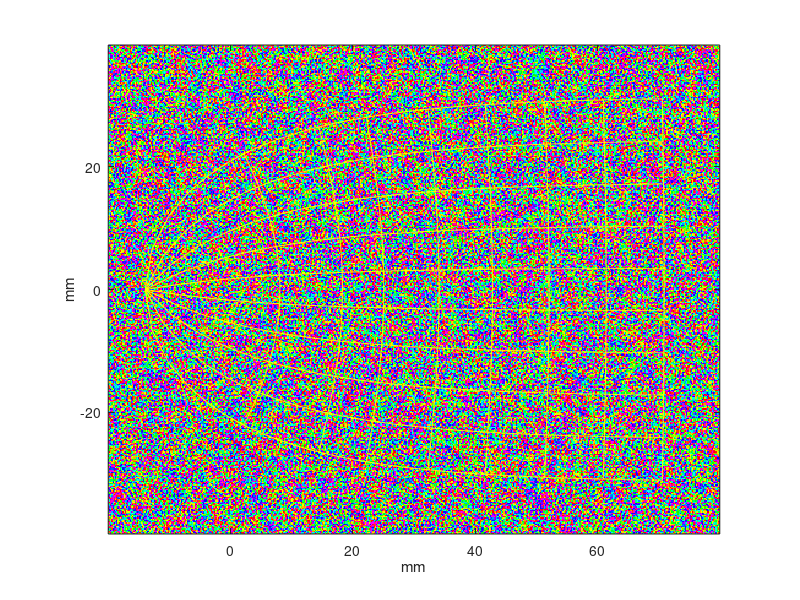
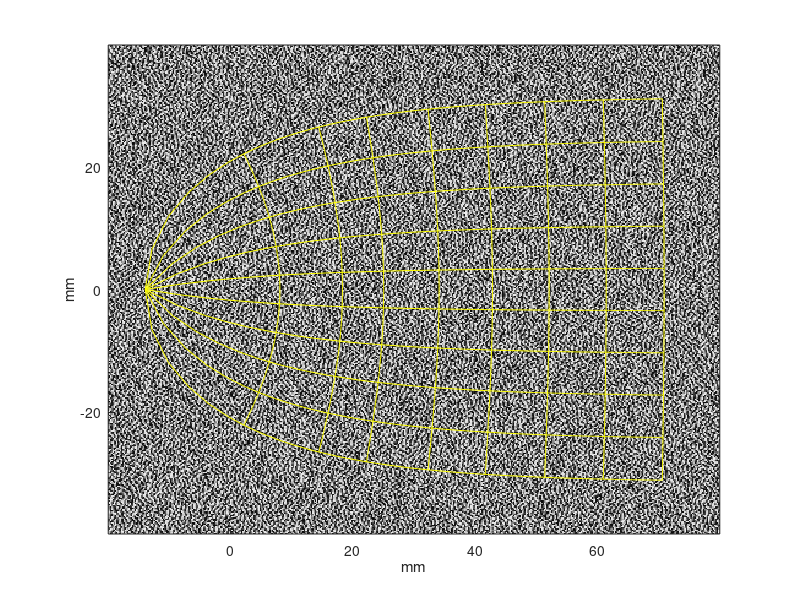
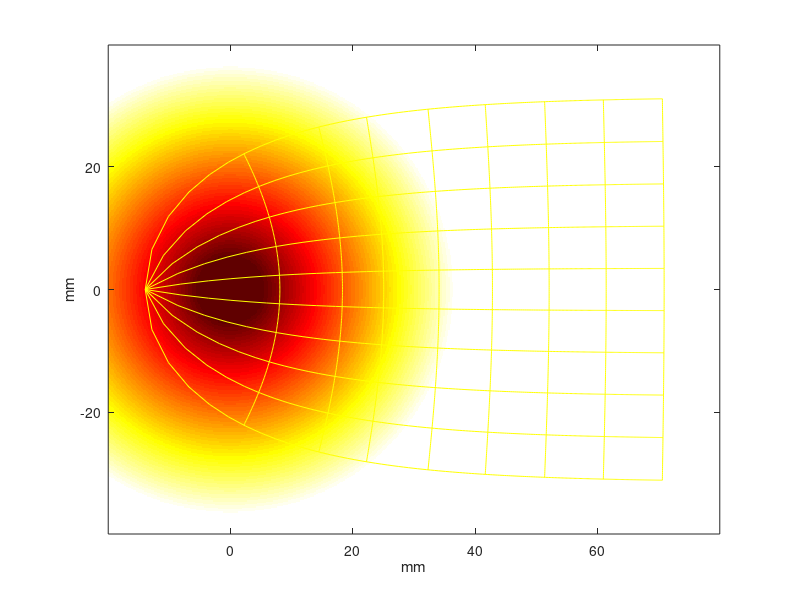
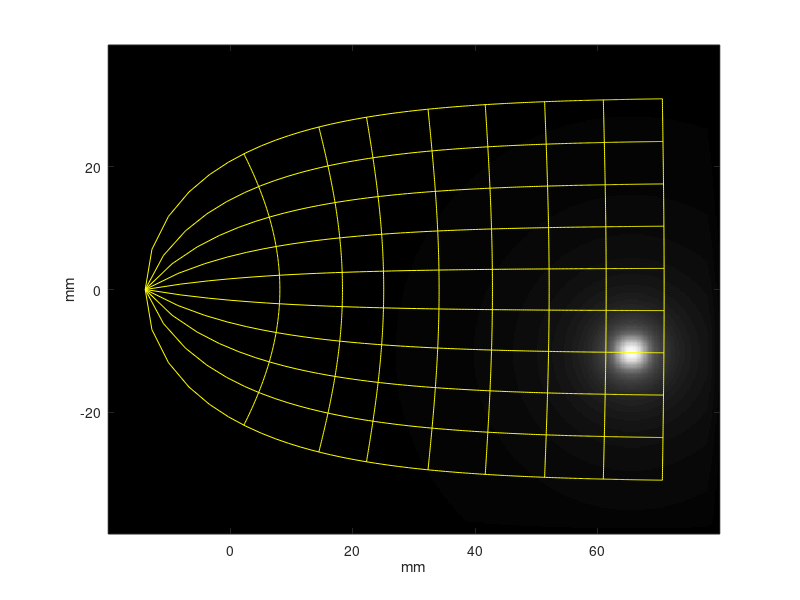

The MATLAB source for these figures, in order:
function [c,trl] = p2p_main()
c = define_cortex();
v = define_visualmap();
c = generate_corticalmap(c, v);

c = define_electrodes(c, v);
c = c2v(c);
c = find_rf_in_c(c);
c = gridv2c(c,v); % move visual grid to cortex

plotcortgrid(64 * (c.ORmap+pi)/(pi*2), c, 'Orientation pinwheels', hsv(64), 1, 'subplot(1, 1, 1)');
plotcortgrid(64 * c.ODmap, c, 'Ocular dominance columns', gray(64), 2, 'subplot(1, 1, 1)');
plotcortgrid(64*c.rf.size/6, c, 'Receptive field size', hot(64), 3, 'subplot(1, 1, 1)');

c = generate_ef(c);
plotcortgrid(c.e.ef * 64, c, 'electric field', gray(64), 4, 'subplot(1,1,1)');

tp = define_temporalparameters();
trls = define_trials(tp);

v = generate_rfmap(c, v);
v = generate_phosphene(c, v, tp, trls);

plotretgrid(v.e.phos_noRF*64, c,v, 'phosphene no RF', gray(64), 10, 'subplot(1,3,1)');
plotretgrid(v.e.phos(:, :, 1)*64, c, v,'phosphene', gray(64), 10, 'subplot(1,3,2)');
plotretgrid(v.e.phos(:, :, 2)*64, c, v, 'phosphene', gray(64), 10, 'subplot(1,3,3)');

end
        
% definitions
function v = define_visualmap()
v.e.pos = [26, 30]; % position of the electode in visual co-ordinates
v.retinaSize = [70,70]; %  [height, width diameter in degrees]
v.retinaCenter = [0,0];
v.pixperdeg = 10;
v.x = linspace(.5/v.pixperdeg,v.retinaSize(2)-.5/v.pixperdeg,v.retinaSize(2)*v.pixperdeg)+v.retinaCenter(1) - v.retinaSize(2)/2; 
v.y = linspace(.5/v.pixperdeg,v.retinaSize(1)-.5/v.pixperdeg,v.retinaSize(1)*v.pixperdeg)+v.retinaCenter(2) - v.retinaSize(1)/2;
[v.X,v.Y] = meshgrid(v.x, v.y);

%Make the grid in retinal coordinates
v.angList = -90:20:90;
v.radList = [1 2 3 5 8 13 21 34];
v.n = 201;
v.zAng = linspace(0,max(v.radList),v.n)'*exp(sqrt(-1)*v.angList*pi/180);
v.zRad = v.radList'*exp(sqrt(-1)*linspace(-90,90,v.n)*pi/180);
end
function c = define_cortex()
% cortical magnification, typical log z transformation parameters (Based on Duncan and Boynton)
c.k = 20; %scale
c.a = 0.5; %fovea expansion

% receptive field parameters
c.ar = .1;  % aspect ratio of V1 RFs
c.sig = .5; % Adams 2007 Complete pattern of ocular dominance columns in human primary visual cortex. sig determines the distribution of OD values. Default is 5.  The larger sig, the more the distribution tends toward 0 and 1.
c.ODsize = 0.863; % Adams 2007 Complete pattern of ocular dominance columns in human primary visual cortex, average width of a column in mm
c.thr = 0.014; % the level of cortical response that is considered above perceptual threshold
c.filtSz = 3; % 3mm creates the initial OD and orientation maps

% define the size and resolution of cortical and visual space parameters
c.gridColor = [1,1,0];
c.cortexSize = [80,100];  % %[height, width] Size of cortical maps (mm)
c.cortexCenter = [30,0]; % center of electrode array (mm on cortex)
c.pixpermm = 5; % choose the resolution to sample in mm.
end
function c = define_electrodes(c,v)
% either needs an electrode position in cortical co-ordinates
% or needs to take in the position of the electrode in visual co-ordinates
c.e.size = 1150/1000;
c.e.hemi = 'rh'; 
if ~isfield(c.e, 'pos')
    c.e.pos = vpos2cpos(v.e.pos, c);
end
% current spread parameters, based on Ahuja
c.e.afac=1.69; % parameters for current spread
c.e.ct=14;
end

% generate functions
function c = generate_corticalmap(c, v)
% define cortex meshgrid
c.x = linspace(.5/c.pixpermm,c.cortexSize(2)-.5/c.pixpermm,c.cortexSize(2)*c.pixpermm) + c.cortexCenter(1) - c.cortexSize(2)/2;
c.y = linspace(.5/c.pixpermm,c.cortexSize(1)-.5/c.pixpermm,c.cortexSize(1)*c.pixpermm) + c.cortexCenter(2) - c.cortexSize(1)/2;
[c.X,c.Y] = meshgrid(c.x,c.y);

% Make the orientation and OD maps
c = generate_ORmapODmap(c);
end
function c = find_rf_in_c(c)
% finds the angle, eccentricity and size of rfs for every point in cortex
c.rf.size = max(.1652 .* c.c2v.ECC, 0.9);
end
function [c] = generate_ORmapODmap(c)
% [pinwheel,OD] = makePinwheelODMaps(x,y,sig)

FOV = [range(c.X(1,:)),range(c.Y(:,1))];
sz = size(c.X);
pixpermm = sz/FOV;
% Rojer and Schwartz' method of bandpassing random noise:

% Rojer, A.S. and E.L. Schwartz, Cat and monkey cortical columnar patterns
%modeled by bandpass-filtered 2D white noise. Biol Cybern, 1990. 62(5): c. 381-91.

%Make random noise: complex numbers where the angle is the orientation
Z = exp(sqrt(-1)*rand(sz)*pi*2);

% filter the noise to create initial columns
freq = 1/c.ODsize; %cycles/mm (Try zero for big columns)
filtPix = ceil(c.filtSz*pixpermm);
[X,Y] = meshgrid(linspace(-c.filtSz/2,c.filtSz/2,filtPix),linspace(-c.filtSz/2,c.filtSz/2,filtPix));
R = sqrt(X.^2+Y.^2);
FILT = exp(-R.^2/c.sig.^2).*cos(2*pi*freq*R);  %Gabor

%Convolve z with the filter
W = conv2(Z,FILT,'same');
c.ORmap = angle(W);
WX = gradient(W);
Gx = angle(WX);
c.ODmap = normcdf(Gx*c.sig);
end
function [c] = generate_ef(c)
if ~isfield(c.e, 'boxsize') % how far from each electrode to simulate
    c.e.boxsize = 3;
end
R=sqrt((c.X-c.e.pos(1)).^2+(c.Y-c.e.pos(2)).^2);
pt_ef = ones(size(c.X));
pt_ef(R>c.e.size)=2/pi*(asin(c.e.size./R(R>c.e.size)));
ss=c.x(1,2)-c.x(1,1);
[X,Y]= meshgrid(min(c.e.size*c.e.boxsize, -2):ss:max(ss:c.e.size*c.e.boxsize, 2));
d=sqrt(X.^2+Y.^2);
C_att=c.e.ct./(c.e.ct+d.^c.e.afac);
ef = conv2(pt_ef, C_att, 'same');
ef=ef(:)./max(ef(:));
c.e.ef = reshape(ef,size(c.X));
end
function v  = generate_rfmap(c, v)
cosMap = cos(c.ORmap);
sinMap = sin(c.ORmap);
v.e.phos_noRF = zeros(size(v.X)); % percept based on electric field
v.e.phos = zeros([size(v.X), 2]); % percept that includes a cortical model

for pixNum = 1:length(c.X(:))
    if mod(pixNum, 1000)==0
        disp([num2str(round((100*pixNum)/length(c.X(:)))),  '% complete' ]);
    end
    if c.e.ef(pixNum) > 0.5
        % created oriented mesh in visual space 
        xrot = (v.X-c.c2v.X(pixNum)) * cosMap(pixNum) +  ...
            (v.Y-c.c2v.Y(pixNum)) * sinMap(pixNum);
        yrot = -(v.X-c.c2v.X(pixNum)) * sinMap(pixNum) + ...
            (v.Y-c.c2v.Y(pixNum)) * cosMap(pixNum);
        
        % scoreboard version
        v.e.phos_noRF = v.e.phos_noRF + (c.e.ef(pixNum) * exp(-( xrot.^2/(0.1) + yrot.^2/(.1))));
        
        % Cortical Model version
        v.e.phos(:, :, 1)  =   v.e.phos(:, :, 1)  + (c.ODmap(pixNum) * c.e.ef(pixNum) * exp(-( xrot.^2/(2 * c.rf.size(pixNum) * c.ar) + yrot.^2/(2 * c.rf.size(pixNum)))));
        v.e.phos(:, :, 2)  =   v.e.phos(:, :, 2)  + ( (1-c.ODmap(pixNum)) * c.e.ef(pixNum) * ...
            exp(-( xrot.^2/(2 * c.rf.size(pixNum) * c.ar) + yrot.^2/(2 * c.rf.size(pixNum)))));      
    end
end
end
function v = generate_phosphene(c,v, tp, trls)
        % calculate the neural response over time for each trial
        for t=1:length(trls)
           v.trls(t).phos = max(p2p_finite_element(tp, trls(t).pt)); % the scaling due to current integration over time
        end
end
%         idx=find(trls(t).pt>0);
%         if ii==5; idx=setdiff(idx,3:5); end % drawings not obtained
%         
%         poly_area = D(ii).poly_area.val(idx);
%         poly_area(isnan(poly_area))=0;
%             
%         if ~c.smallflag
%             p.thr = 50;  p=UWfit('findDrawingThreshold', p, {'thr'}, Dsim(ii).EF.normalizedphosphene(:), Dsim(ii).CI.val(idx), ...
%                 (poly_area * c.pixperdeg^2));
%             Dsim(ii).EF.drawingthreshold = p.thr;
%             disp(['EF drawing threshold = ', num2str(Dsim(ii).EF.drawingthreshold)]);
%             
%             p.thr = 50; p=UWfit('findDrawingThreshold', p, {'thr'}, Dsim(ii).CM.normalizedphosphene(:), Dsim(ii).CI.val(idx), ...
%                 (poly_area * c.pixperdeg^2));
%             Dsim(ii).CM.drawingthreshold = p.thr;
%             disp(['CM drawing threshold = ', num2str(Dsim(ii).CM.drawingthreshold)]);
%         end
%         for cc=1:length(idx)
%             Dsim(ii).EF.poly_area.val(idx(cc)) = (1/(c.pixperdeg^2)) * ...
%                 length( find((Dsim(ii).EF.normalizedphosphene(:) * Dsim(ii).CI.val(idx(cc)) ) ...
%                 >  Dsim(ii).EF.drawingthreshold) );
%             Dsim(ii).CM.poly_area.val(idx(cc)) = (1/(c.pixperdeg^2)) * ...
%                 length( find((Dsim(ii).CM.normalizedphosphene(:) *  Dsim(ii).CI.val(idx(cc)) ) ...
%                 >  Dsim(ii).CM.drawingthreshold) );
%         end
% 
% end
% transformation functions
function c = gridv2c(c,v)
c.wAng = v2c(c, v.zAng);
c.wRad = v2c(c, v.zRad);
c.cropPix = ~(c.c2v.ANG<max(v.angList) & c.c2v.ANG>min(v.angList) & c.c2v.ECC<=max(v.radList));
end
function cpos = vpos2cpos(vpos, c)
% converts positions in visual coordinates into cortical coordinates
tmp =vpos(1).*exp(sqrt(-1)*vpos(2)*pi/180); % turn them into complex numbers, in degrees
tmp2=v2c(c, tmp); % turn into mm, imaginary
cpos = [real(tmp2), imag(tmp2)]; % turn into mm real
end
function v = v2c(c, z)
v = c.k*log(z + c.a);
end
function c = c2v(c)
tmp = c.X+sqrt(-1)*c.Y;
%v = map(z,p)
z = exp(tmp/c.k)-c.a;
c.c2v.X = real(z);
c.c2v.Y = imag(z);
c.c2v.ECC = abs(tmp);
c.c2v.ANG = angle(tmp) * 180/pi;
end

% time functions
function tp = define_temporalparameters()
tp.dt = 1/1000; % time sampling in ms
tp.tau1 =.2/1000; %.42/1000 for retina. Is this right???
tp.tau2_ca = 45.25/1000;  %38-57
tp.tau3 =  26.25/1000; % 24-33ex
tp.e = 8.73; %2.25;  %2-3 for threshold or 8-10 for suprathreshold

% leak out of charge accumulation
tp.flag_cl=0; % 1 if you want to charge to leak back out of the system
tp.tau2_cl = tp.tau2_ca * 8; % used for the conv model, fe uses p.tau2_ca

% nonlinearity parameters
tp.slope=.3; % larger number = shallower slope
tp.asymptote=14;
tp.shift=47; % shifts curve along x-axis
end
function pt = generate_pt(trl, tp)
if isnan(trl.freq) % if not using a temporal model at all
    pt = 1;
else
    p = cat(1, zeros(round(trl.lag./tp.dt), 1), ...
        trl.order * ones(round(trl.pw./tp.dt), 1), ...
        zeros(round(trl.ip./tp.dt), 1), ...
        -1 * trl.order * ones(round(trl.pw./tp.dt), 1));
    
    if trl.freq == -1 % single pulse
        tmp = zeros(trl.dur./tp.dt, 1);
        tmp(1:length(p)) = p;
        pt = tmp;
    else % not a single pulse
        tmp = zeros(round((1000/trl.freq)./tp.dt), 1);
        tmp(1:length(p)) = p;
        pt = repmat(tmp, floor(length(trl.t)./length(tmp)), 1);
    end
end
end
function trl = define_trials(tp)
trl.name = 'generic';
trl.dur = 150; % duration in ms
trl.t = 0:tp.dt:trl.dur-tp.dt;
trl.ip = 0; % interphase delay
trl.lag = 50/1000; % delay before the pulse train begins in ms
trl.pw = 200/1000; % pulse width in ms
trl.order = 1; % 1 = cathodic first, -1  = anodic first
trl.freq = 60; % -1 for a single pulse, NaN if not using a temporal model
trl.amp = 50; % current amplitude in microAmps
trl.pt = generate_pt(trl, tp);
end
function  out = p2p_finite_element(tp, tsform )
% [ out ] = p2p_finite_element(tp, tsform)
%
% Implements accumulation of current over time using a very simple finite element method
% written GMB 11/10/2017
% adapted for cortex IF 3/2/2018
% Finite difference method:
% Initial conditions

tmp.chargeacc = 0;
tmp.ca = 0;
tmp.cl = 0;
tmp.R1 = 0;


tmp.R3norm = 0;
tmp.R4a =  zeros(1,4);
tmp.R4ax =  zeros(1,4);

for i=1:length(tsform)-1
    % R1
    tmp.R1= tmp.R1 + tp.dt * (tsform(i)-tmp.R1)/tp.tau1;
    tmp.R4a(:,1) = max(tmp.R1, 0);
    for j=1:3
        tmp.R4a(:,j+1) = tmp.R4a(:,j+1) + tp.dt*(tmp.R4a(:,j) - tmp.R4a(:,j+1))/tp.tau3;
    end
    tmp.R4(i) = tmp.R4a(:,4);
end

out=tmp.R4;
end

% plotting functions
function plotcortgrid(img, c, titlestr, cmap,figNum, spstr)

% if isfield(c,'cropPix')
%     img(c.cropPix) = NaN;
%     img= img+2;
%     cmap = [0,0,0;cmap];
% end

fH=figure(figNum);set(fH, 'Name', titlestr);
eval(spstr); colormap(cmap);
image(c.x, c.y, flipud(img)); hold on
xlabel('mm'); ylabel('mm')
set(gca,'YDir','normal');
plot(c.wAng, '-', 'Color', c.gridColor);
plot(c.wRad', '-', 'Color', c.gridColor);

axis equal;  axis tight
set(gca,'XLim',[min(c.x(:)),max(c.x(:))]);
set(gca,'YLim',[min(c.y(:)),max(c.y(:))]);
end
function plotretgrid(img, c,v, titlestr, cmap, figNum, spstr)

fH=figure(figNum);set(fH, 'Name', titlestr);
eval(spstr);
 if strcmp(c.e.hemi, 'lh')
     image(v.x, v.y, img); hold on
 else
    image(v.x, v.y, fliplr(img)); hold on
 end

colormap(cmap);
set(gca,'YDir','normal');

plot(v.zAng,'-','Color',c.gridColor);
plot(v.zRad','-','Color',c.gridColor);
plot(-v.zAng,'-','Color',c.gridColor);
plot(-v.zRad','-','Color',c.gridColor);

axis equal;  axis tight
xlabel('degrees'); ylabel('degrees')
set(gca,'XLim',[min(v.x(:)),max(v.x(:))]);
set(gca,'YLim',[min(v.y(:)),max(v.y(:))]);

end



         

%% NOTES
% USING CORTICAL POSITION
% Winawer site one is LH, all the rest are RH
% original values based on the Benson template extracted from Winawer, are converted into x y co-ordinates using:
% Z=eData(s,1).*exp(sqrt(-1)*eData(s,2)*pi/180); xe=real(Z); ye=imag(Z);
% orig values in visual space co-ordinates were ecc, angle =
% ea_ret = [7.8774	8.8141; 18.2743	23.5752; 2.4848	48.3118 ; 7.8671	166.642 ;  3.337	49.077]; % pulled from Win paper, in degrees
% % convert so all projecting to the same hemisphere
% ea_ret = [7.8774	8.8141; 18.2743	23.5752; 2.4848	48.3118 ; 7.8671	180-166.642 ;  3.337	49.077]; % ecc, angle, pulled from Win paper, in degrees

% USING PHOSPHENE LOCATION
%xyloc = [25 9; -7.65 -1.85; -4.05 3.14; -1.35 1.35; -.75 .5]; % pulled using ginput from fig 2
% ea_ret = [ 26.6 19.8; 9  -166.4; 5.12 142.2; 1.9 135; 0.90 146.3]; % ecc, angle
% ea_ret = [ 26.6 19.8; 9  -166.4; 5.12 142.2; 1.9 135; 1 146.3]; % ecc, angle

%ea_ret = [ 26.6 19.8; 9  -(180-166.4); 5.12 (180-142.2); 1.9 (180-135); 1 (180-146.3)]; % ecc, angle, flipped 2:5 to right visual
